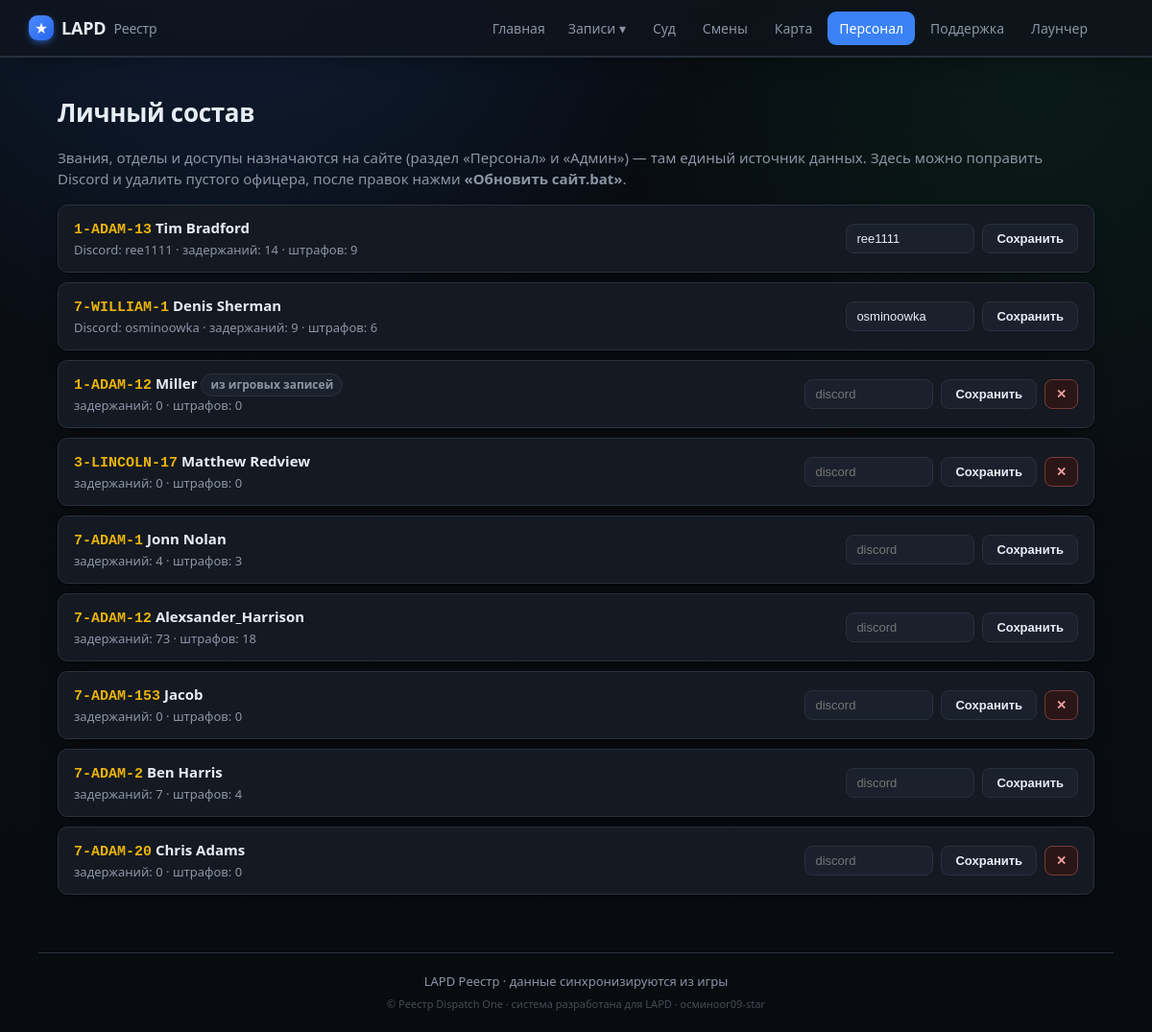
Screenshot of /staff with the database file from the repository.
### tables this page shows
CREATE TABLE officers (
                id INTEGER PRIMARY KEY AUTOINCREMENT,
                callsign TEXT UNIQUE NOT NULL,
                name TEXT
            , current_status TEXT, status_since TEXT, rank TEXT, department TEXT, discord TEXT, is_admin INTEGER);

### app/main.py (the view, shortened to what this page needs)
@app.route("/staff", methods=["GET", "POST"])
def staff():
    is_static = os.environ.get("STATIC_EXPORT") == "1"
    return render_template("staff.html", officers=db.list_all_officers(),
                           ranks=db.RANKS, departments=db.DEPARTMENTS,
                           pending=_pending_requests())

### app/db.py (called while the page is built)
@contextmanager
def get_conn():
    conn = sqlite3.connect(config.DB_PATH)
    conn.row_factory = sqlite3.Row
    try:
        yield conn
        conn.commit()
    finally:
        conn.close()

def status_info(code):
    return DUTY_STATUS.get(code, {"ru": "Не на службе", "cls": "off"})

def staff_label(value):
    return STAFF_LABELS.get(value, value)

### app/main.py (called while the page is built, shortened)
@app.context_processor
def inject_globals():
    return {"community": config.COMMUNITY_NAME, "STATUS_RU": db.STATUS_RU,
            "staff_label": db.staff_label,
            "static_export": os.environ.get("STATIC_EXPORT") == "1",
            "build_id": time.strftime("%Y%m%d")}

def _server_dir():
    return os.path.dirname(os.path.dirname(os.path.abspath(__file__)))

def _pending_requests():
    pending_dir = os.path.join(_server_dir(), "inbox", "pending")
    out = []
    if not os.path.isdir(pending_dir):
        return out

### app/templates/staff.html (shortened to what this page needs)
{% extends "base.html" %}
{% block content %}
<h1>Личный состав</h1>
{% if static_export %}
  <p class="muted">Список офицеров департамента. Звания и отделы назначает руководство.</p>
{% else %}
  <p class="muted">Звания, отделы и доступы назначаются на сайте (раздел «Персонал» и «Админ»)
    — там единый источник данных. Здесь можно поправить Discord и удалить пустого офицера,
    после правок нажми <b>«Обновить сайт.bat»</b>.</p>
{% endif %}
{% if officers %}
<div class="staff-list">
  {% for o in officers %}
  <div class="staff-row">
    <div class="staff-who">
      <a href="{{ url_for('officer_view', callsign=o.callsign) }}"><span class="cs">{{ o.callsign }}</span></a>
      <b>{{ o.name or '' }}</b>
      {% if not o.registered %}<span class="tag">из игровых записей</span>{% endif %}
      <div class="muted small">
        {% if o.discord %}Discord: {{ o.discord }} · {% endif %}
        задержаний: {{ o.cases_count }} · штрафов: {{ o.cit_count }}
      </div>
    </div>
    {% if static_export %}
      <div class="staff-meta">
        <div class="sb-edit" data-cs="{{ o.callsign }}"></div>
      </div>
    {% else %}
      <form method="post" class="staff-form">
        <input name="discord" value="{{ o.discord or '' }}" placeholder="discord" size="12">
        <button class="btn">Сохранить</button>
        {% if not o.cases_count and not o.cit_count %}
          <button class="btn del" name="action" value="delete"
                  onclick="return confirm('Удалить офицера {{ o.callsign }}?')">✕</button>
        {% endif %}
      </form>
    {% endif %}
  </div>
  {% endfor %}
</div>
{% else %}
  <p class="empty">Офицеров пока нет<span class="empty-sub">Появятся после первой смены.</span></p>
{% endif %}
{% endblock %}

### app/static/style.css (style rules this page uses)
:root { --bg:#0a0d12; --surface:#141922; --surface2:#1b212c; --border:#28313d; --text:#e7edf4; --muted:#8b95a4; --accent:#3b82f6; --accent2:#2563eb; --wanted:#ef4444; --ok:#22c55e; --gold:#eab308; --shadow:0 1px 2px rgba(0,0,0,.5), 0 12px 28px -16px rgba(0,0,0,.7); --radius:14px; }
* { box-sizing:border-box }
body { margin:0;background:var(--bg);color:var(--text); font-family:system-ui,-apple-system,"Segoe UI",Roboto,sans-serif;font-size:15px;line-height:1.5 }
a { color:inherit;text-decoration:none }
h1 { font-size:24px;margin:.2em 0 .6em }
.cs { font-family:ui-monospace,Consolas,monospace;color:var(--gold);font-weight:600 }
.muted { color:var(--muted) }
.small { font-size:13px }
.tag { display:inline-block;padding:2px 9px;border-radius:20px;font-size:12px;font-weight:600; background:var(--surface2);border:1px solid var(--border);color:var(--muted) }
.btn { background:var(--surface2);color:var(--text);border:1px solid var(--border); padding:9px 16px;border-radius:8px;font-weight:600;cursor:pointer;font-size:14px }
.staff-list { display:flex;flex-direction:column;gap:10px }
.staff-row { display:flex;justify-content:space-between;align-items:center;gap:16px;flex-wrap:wrap; background:var(--surface);border:1px solid var(--border);border-radius:10px;padding:12px 16px }
.staff-who { min-width:240px }
.staff-form { display:flex;gap:8px;align-items:center;flex-wrap:wrap }
.staff-form select,.staff-form input[type=text],.staff-form input:not([type]) { background:var(--surface2);color:var(--text);border:1px solid var(--border); border-radius:8px;padding:7px 10px;font-size:13px }
.staff-form .btn { padding:7px 14px;font-size:13px }
.staff-form .btn.del { background:#2a1616;border-color:#7a3a3a;color:#f0a0a0;padding:7px 11px }
body { font-size:15px;-webkit-font-smoothing:antialiased;text-rendering:optimizeLegibility }
h1 { font-size:26px;font-weight:700;letter-spacing:-.3px }
.card,.stat,.tbl,.staff-row,.court-row,.officer-card,.district,.faq p,.dutylog li,.pen,.metric { box-shadow:var(--shadow) }
.btn { transition:background .15s,border-color .15s,transform .05s }
.staff-row,.court-row { transition:transform .12s,border-color .12s,background .12s }
body { background: radial-gradient(circle at 20% -10%,rgba(59,130,246,.18),transparent 34%), radial-gradient(circle at 90% 8%,rgba(34,197,94,.08),transparent 30%), linear-gradient(180deg,#070b11 0%,#0a0d12 42%,#080b10 100%); }

### rows the page displays
officers: callsign "1-ADAM-13", name "Tim Bradford", discord "ree1111", cases_count "14", cit_count "9"
officers: callsign "7-WILLIAM-1", name "Denis Sherman", discord "osminoowka", cases_count "9", cit_count "6"
officers: callsign "1-ADAM-12", name "Miller", shows "из игровых записей", cases_count "0", cit_count "0"
officers: callsign "3-LINCOLN-17", name "Matthew Redview", cases_count "0", cit_count "0"
officers: callsign "7-ADAM-1", name "Jonn Nolan", cases_count "4", cit_count "3"
officers: callsign "7-ADAM-12", name "Alexsander_Harrison", cases_count "73", cit_count "18"
officers: callsign "7-ADAM-153", name "Jacob", cases_count "0", cit_count "0"
officers: callsign "7-ADAM-2", name "Ben Harris", cases_count "7", cit_count "4"
officers: callsign "7-ADAM-20", name "Chris Adams", cases_count "0", cit_count "0"

### other values shown
{{ community }} "LAPD"
